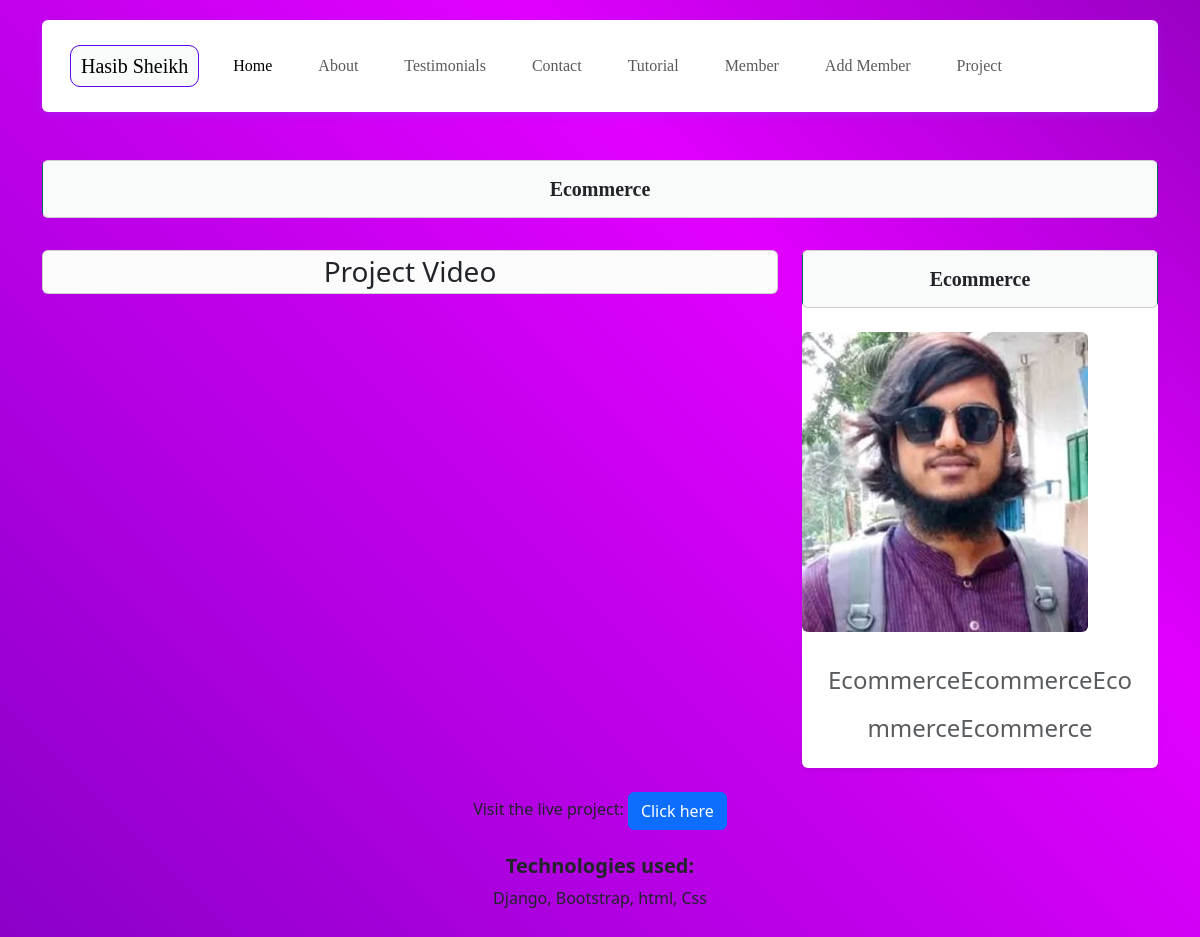
/projects/1/, run on the app's committed database.
### core/models.py (models this page shows, shortened)
class Project(models.Model):
    title = models.CharField(max_length=200)
    description = models.TextField()
    image = models.ImageField(upload_to='projects/')
    url = models.URLField(blank=True, null=True)  # General project URL (e.g., live site or GitHub)
    youtube_url = models.URLField(
        blank=True,
        null=True,
        help_text="Add a YouTube URL if there's a demo video."
    )  # YouTube video URL for demo or overview
    technologies = models.CharField(
        max_length=200,
        help_text="Comma-separated list of technologies (e.g., Django, React, PostgreSQL)"
    )
    def get_youtube_video_id(self):
        if self.youtube_url:
            match = re.search(r'(?<=v=)[\w-]+', self.youtube_url)
            if match:
                return match.group(0)
        return None

### core/views.py (the view)
# urls.py: path('projects/<int:pk>/', views.ProjectView.as_view(), name='project_detail'),
class ProjectView(DetailView):
    model = Project
    template_name = 'core/project.html'  # You can customize this template as needed
    context_object_name = 'project'
    def get_context_data(self, **kwargs):
        context = super().get_context_data(**kwargs)
        return context

### templates/core/project.html (shortened to what this page needs)
{% load static %}
<!DOCTYPE html>
<html lang="en">
<head>
    <link href="https://cdn.jsdelivr.net/npm/bootstrap@5.3.3/dist/css/bootstrap.min.css" rel="stylesheet">
    <link rel="stylesheet" href="{% static 'CSS/text.css' %}">
</head>
<body>
    <div class="container">
        {% include 'core/header.html' %}
        <h1 class="text-center mb-4 card p-3 project-title">{{ project.title }}</h1>
        <div class="row justify-content-center mb-4">
            <div class="project-detail mt-2 col-sm-8">
                <h3 class="text-center card bg-light-subtle p-1">Project Video</h3>
                {% if project.youtube_url %}
                    <div class="ratio ratio-16x9">
                        <iframe src="https://www.youtube.com/embed/{{ project.get_youtube_video_id }}"
                                title="YouTube video player" frameborder="0"
                                allow="accelerometer; autoplay; clipboard-write; encrypted-media; gyroscope; picture-in-picture; web-share"
 allowfullscreen>
                        </iframe>
                    </div>
                {% else %}
                    <p class="text-center">No demo video available for this project.</p>
                {% endif %}
            </div>
            <div class="col-sm-4 mt-2">
                <div class="card border-0 shadow-sm">
                    <h1 class="text-center mb-4 card p-3 project-title">{{ project.title }}</h1>
                    <div class="card-body p-0">
                        <img src="{{ project.image.url }}" alt="{{ project.title }}" class="img-fluid rounded project-image" style="transition: transform 0.3s ease-in-out;">
                    </div>
                    <p class="text-center fs-4 text-muted fw-medium lh-lg mt-4 mx-3">
                        {{ project.description }}
                      </p>
                </div>
            </div>
        </div>
        {% if project.url %}
        <div class="mt-4 text-center">
            <p>Visit the live project: <a href="{{ project.url }}" class="btn btn-primary" target="_blank">Click here</a></p>
        </div>
        {% endif %}
        <div class="mt-4">
            <h5 class="text-center"><strong>Technologies used:</strong></h5>
            <p class="text-center">{{ project.technologies }}</p>
        </div>
    </div>
</body>
</html>

### static/CSS/text.css (style rules this page uses)
* { margin: 0; padding: 0; box-sizing: border-box; }
body { background: linear-gradient(45deg, #7F00FF, #6100af, #E100FF, #000046, #1CB5E0); background-size: 400% 400%; display: flex; justify-content: center; align-items: center; font-family: 'Times New Roman', Times, serif; min-height: 100vh; padding: 20px; }
.project-title { padding: 10px; border: 1px solid #610beb; font-size: 20px; font-weight: bold; color: #ffffff; background-color: #1d2020; font-family: 'Times New Roman', Times, serif; border-radius: 10px; background-image: linear-gradient(to right, #f9fafa 50%, #027e6d 50%); transition: background-position 1s ease; background-size: 200% 100%; animation: title-move 3s infinite alternate; }

### data on the page
Project: title "Ecommerce", image (picture), description "EcommerceEcommerceEcommerceEcommerce", technologies "Django, Bootstrap, html, Css"
